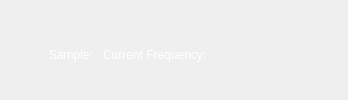
            <widget class="QWidget" name="stackedWidgetPage1">
             <layout class="QVBoxLayout" name="verticalLayout_5">
              <property name="spacing">
               <number>0</number>
              </property>
              <property name="leftMargin">
               <number>0</number>
              </property>
              <property name="topMargin">
               <number>0</number>
              </property>
              <property name="rightMargin">
               <number>0</number>
              </property>
              <property name="bottomMargin">
               <number>0</number>
              </property>
              <item>
               <widget class="QWidget" name="widgetPlotContainer" native="true">
                <property name="styleSheet">
                 <string notr="true"/>
                </property>
                <layout class="QVBoxLayout" name="verticalLayout_13">
                 <property name="spacing">
                  <number>0</number>
                 </property>
                 <item>
                  <widget class="QWidget" name="statusWidget" native="true">
                   <layout class="QVBoxLayout" name="verticalLayout_18">
                    <property name="spacing">
                     <number>0</number>
                    </property>
                    <property name="leftMargin">
                     <number>0</number>
                    </property>
                    <property name="topMargin">
                     <number>0</number>
                    </property>
                    <property name="rightMargin">
                     <number>0</number>
                    </property>
                    <property name="bottomMargin">
                     <number>0</number>
                    </property>
                    <item>
                     <layout class="QHBoxLayout" name="status">
                      <property name="spacing">
                       <number>6</number>
                      </property>
                      <property name="topMargin">
                       <number>10</number>
                      </property>
                      <item>
                       <spacer name="horizontalSpacer_7">
                        <property name="orientation">
                         <enum>Qt::Horizontal</enum>
                        </property>
                        <property name="sizeType">
                         <enum>QSizePolicy::Fixed</enum>
                        </property>
                        <property name="sizeHint" stdset="0">
                         <size>
                          <width>40</width>
                          <height>20</height>
                         </size>
                        </property>
                       </spacer>
                      </item>
                      <item>
                       <widget class="QLabel" name="currentSampleLabel">
                        <property name="sizePolicy">
                         <sizepolicy hsizetype="Fixed" vsizetype="Fixed">
                          <horstretch>0</horstretch>
                          <verstretch>0</verstretch>
                         </sizepolicy>
                        </property>
                        <property name="styleSheet">
                         <string notr="true">color:white;</string>
                        </property>
                        <property name="text">
                         <string>Sample: </string>
                        </property>
                       </widget>
                      </item>
                      <item>
                       <widget class="QLabel" name="currentFrequencyLabel">
                        <property name="sizePolicy">
                         <sizepolicy hsizetype="Fixed" vsizetype="Fixed">
                          <horstretch>0</horstretch>
                          <verstretch>0</verstretch>
                         </sizepolicy>
                        </property>
                        <property name="styleSheet">
                         <string notr="true">color:white;</string>
                        </property>
                        <property name="text">
                         <string>Current Frequency:</string>
                        </property>
                       </widget>
                      </item>
                      <item>
                       <widget class="QLabel" name="dcLabel">
                        <property name="styleSheet">
                         <string notr="true">color:white;</string>
                        </property>
                        <property name="text">
                         <string/>
                        </property>
                       </widget>
                      </item>
                      <item>
                       <widget class="QLabel" name="gainLabel">
                        <property name="styleSheet">
                         <string notr="true">color:white;</string>
                        </property>
                        <property name="text">
                         <string/>
                        </property>
                       </widget>
                      </item>
                      <item>
                       <widget class="QLabel" name="errorLabel">
                        <property name="minimumSize">
                         <size>
                          <width>0</width>
                          <height>0</height>
                         </size>
                        </property>
                        <property name="styleSheet">
                         <string notr="true">font-weight: bold;
color:  red;</string>
                        </property>
                        <property name="text">
                         <string/>
                        </property>
                       </widget>
                      </item>
                      <item>
                       <spacer name="horizontalSpacer_6">
                        <property name="orientation">
                         <enum>Qt::Horizontal</enum>
                        </property>
                        <property name="sizeHint" stdset="0">
                         <size>
                          <width>40</width>
                          <height>20</height>
                         </size>
                        </property>
                       </spacer>
                      </item>
                      <item>
                       <widget class="QLabel" name="statusLabel">
                        <property name="styleSheet">
                         <string notr="true">color:white;</string>
                        </property>
                        <property name="text">
                         <string/>
                        </property>
                       </widget>
                      </item>
                      <item>
                       <spacer name="horizontalSpacer_8">
                        <property name="orientation">
                         <enum>Qt::Horizontal</enum>
                        </property>
                        <property name="sizeType">
                         <enum>QSizePolicy::Fixed</enum>
                        </property>
                        <property name="sizeHint" stdset="0">
                         <size>
                          <width>40</width>
                          <height>20</height>
                         </size>
                        </property>
                       </spacer>
                      </item>
                     </layout>
                    </item>
                   </layout>
                  </widget>
                 </item>
                 <item>
                  <layout class="QGridLayout" name="gridLayout_plots"/>
                 </item>
                </layout>
               </widget>
              </item>
             </layout>
            </widget>
